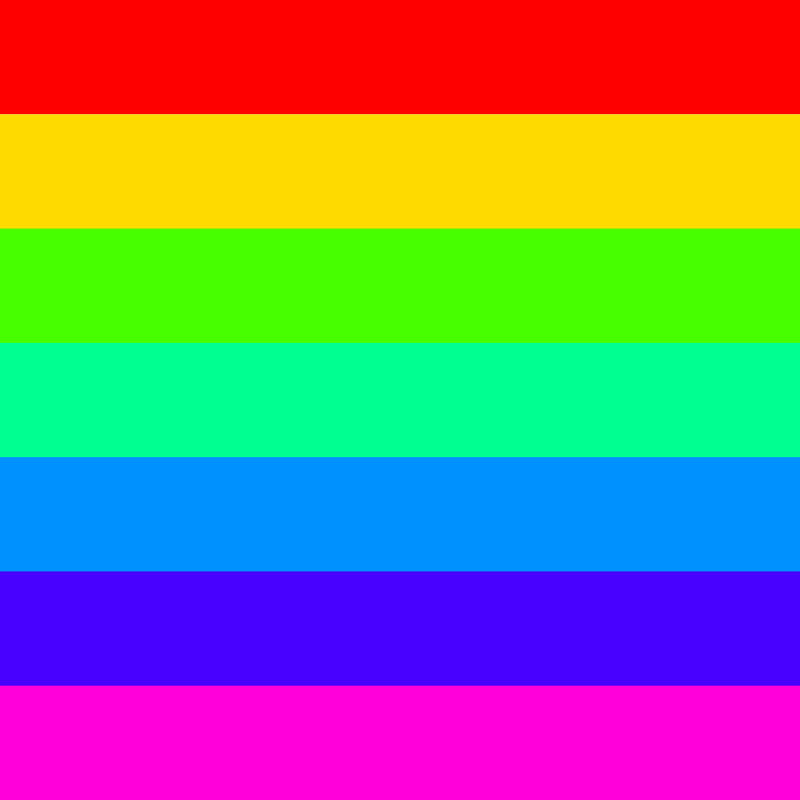
Frame 1 (no input)
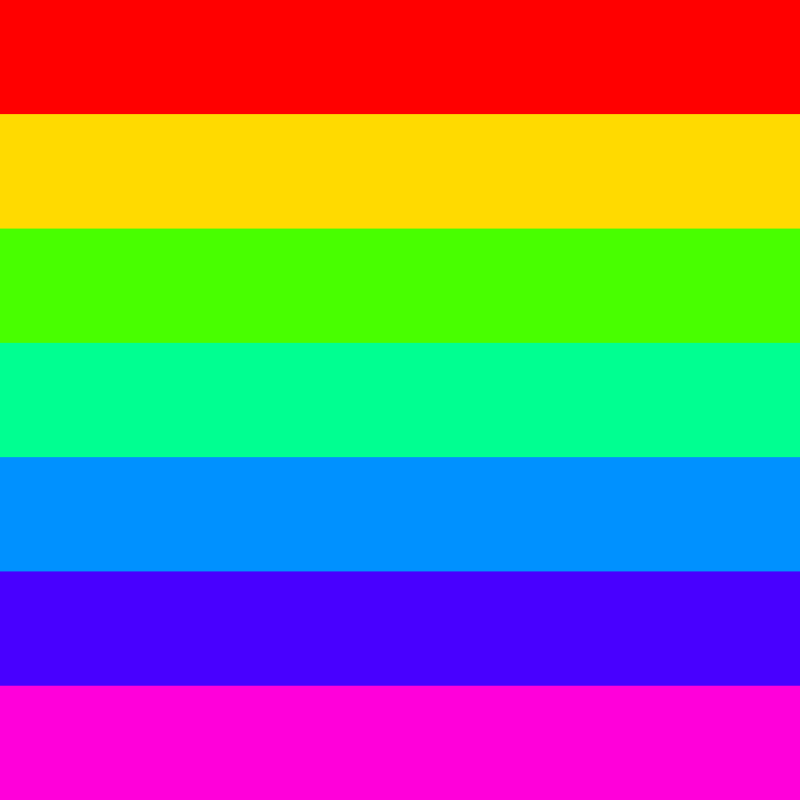
Frame 60 (the mouse pressed at the canvas centre just before this capture)
Frame 120 (the mouse held since frame 60 and released just before this capture): identical to frame 60, image omitted

The Processing sketch that drew these frames (run headless with seeded random() and noise(); from frame 60 on, the mouse is pressed at the canvas centre):

// Processing sketch: Rainbow
// ── Rainbow.pde
void setup()
{
  size(800,800);
  colorMode(HSB, height, height, height);
}
void draw()
{
  float block = 800.0/7.0;
  for(int i = 0 ; i < 7 ;i++)
  {
    noStroke();
    fill(i*block, height, height);
    int x = 0;
    float y = i*block;
    rect(0,i*block,width,(i+1)*block);
  }
  
}
